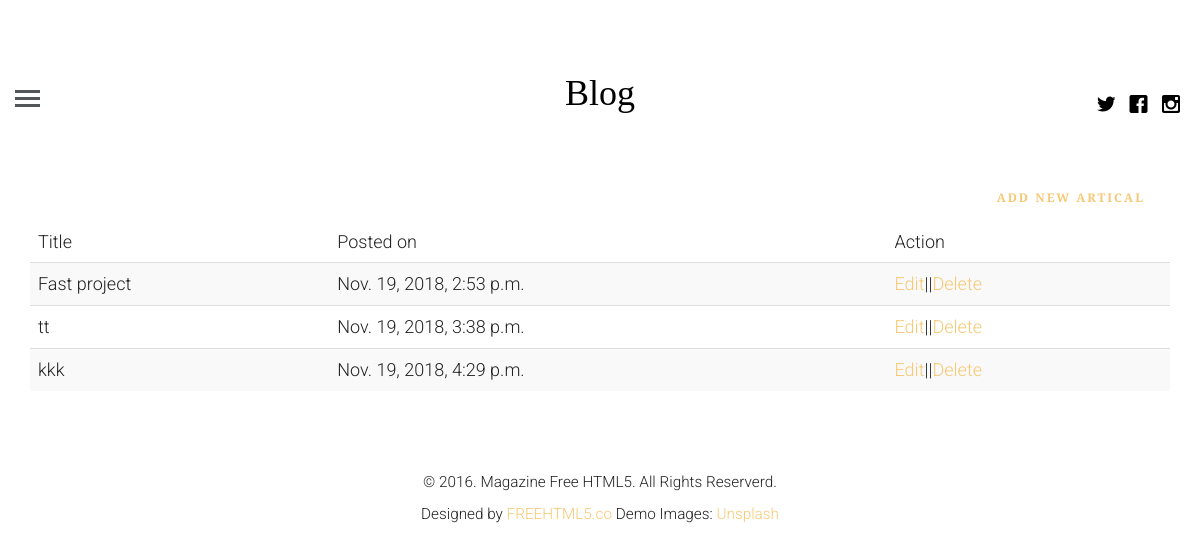
Screenshot of /profile/ (signed in) with the database file from the repository.
### blogapp/models.py (models this page shows, shortened)
class articale(models.Model):
    articale_author = models.ForeignKey(author,on_delete=models.CASCADE)
    title = models.CharField(max_length=200)
    body = models.TextField()
    image = models.ImageField()
    posted_on = models.DateTimeField(auto_now=False,auto_now_add=True)
    update_on = models.DateTimeField(auto_now=True,auto_now_add=False)
    category = models.ForeignKey(category,on_delete=models.CASCADE)

### blogapp/views.py (the view, shortened to what this page needs)
# urls.py: path("profile/",views.getprofile, name= "profile"),
def getprofile(request):
    if request.user.is_authenticated:
        user = get_object_or_404(User,id=request.user.id)
        author_profle= author.objects.filter(name=user.id)
        if author_profle:
            author_user = get_object_or_404(author,name=request.user.id)
            post= articale.objects.filter(articale_author=author_user.id)
            context={
                "post":post,
                "user":author_user
            }
            return render(request,'logged_in_profile.html',context)
    else:
        return redirect('login')

### templates/logged_in_profile.html (shortened to what this page needs)
{% extends 'base.html' %}
{% block content %}
 <div class="container">
     <a href="{% url 'create' %}" class="btn btn-prymary pull pull-right ">Add new artical</a>
     <table class="table table-striped">
         <thead>
             <tr>
                <td>Title</td>
                <td>Posted on</td>
                <td>Action</td>
             </tr>
         </thead>
         <tbody>
        {% for p in post %}
            <tr>
                <td>{{p.title}}</td>
                <td>{{ p.posted_on }}</td>
                <td><a href="{% url 'update' id=p.id %}">Edit</a>||<a href="{% url 'delete' id=p.id %}">Delete</a></td>
            </tr>
        {% endfor %}
         </tbody>
     </table>
 </div>
{% endblock %}

### blogapp/static/css/style.css (style rules this page uses)
html { background: #fff; }
body { font-family: "Roboto", arial, sans-serif; font-size: 18px; font-weight: 300; line-height: 1.8; color: #222; background: #fff; }
a { color: #f7c873; -webkit-transition: 0.5s; -o-transition: 0.5s; transition: 0.5s; }
.btn { margin-right: 4px; margin-bottom: 4px; font-family: "Playfair Display", times, serif; font-size: 12px; letter-spacing: 2px; text-transform: uppercase; font-weight: 700; -webkit-border-radius: 4px; -moz-border-radius: 4px; -ms-border-radius: 4px; border-radius: 4px; -webkit-transition: 0.5s; -o-transition: 0.5s; transition: 0.5s; }

### rows the page displays
articale: title "Fast project", posted_on "Nov. 19, 2018, 2:53 p.m."
articale: title "tt", posted_on "Nov. 19, 2018, 3:38 p.m."
articale: title "kkk", posted_on "Nov. 19, 2018, 4:29 p.m."
